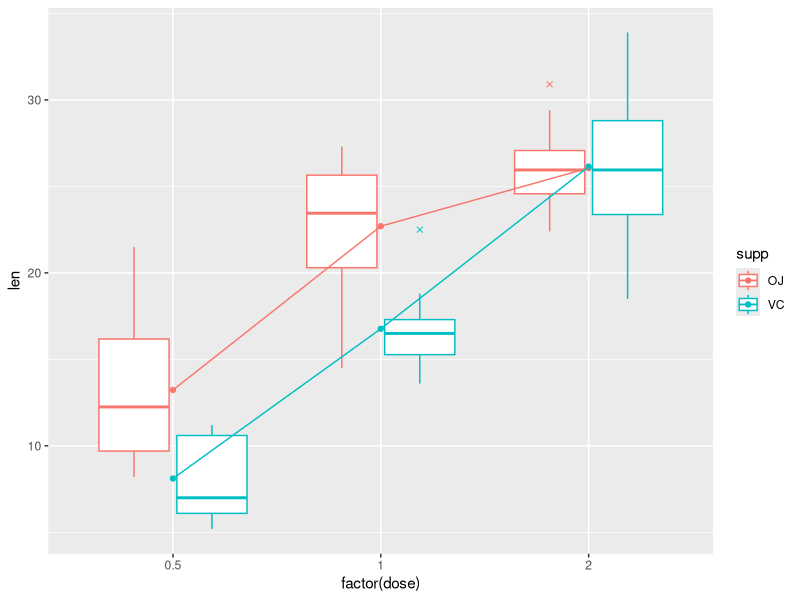

The R source for this figure: (Note: this script raises an error after producing the figure.)
## ---- chunk 1
knitr::opts_chunk$set(fig.path="fig/doby-", tidy=FALSE,
                      cache=!TRUE,
                      fig.width=5, fig.height=2.5, size="small", out.extra='keepaspectratio')
options("show.signif.stars"=FALSE)
options("digits"=4)
suppressPackageStartupMessages({
library(ggplot2)
library(doBy)
library(Matrix)
library(lme4)
library(magrittr)
library(tidyverse);
library(broom)
})
## ---- chunk 2
data(CO2)
CO2 <- within(CO2, {
    Treat = Treatment; Treatment = NULL
    levels(Treat) = c("nchil", "chil"); levels(Type) = c("Que", "Mis")
})
CO2 <- subset(CO2, Plant %in% c("Qn1", "Qc1", "Mn1", "Mc1"))
dim(CO2)
head(CO2, 4)
## ---- chunk 3
myfun1 <- function(x){c(m=mean(x), s=sd(x))}
summaryBy(cbind(conc, uptake, lu=log(uptake)) ~ Plant, data=CO2, FUN=myfun1)
## ---- chunk 4
summaryBy(. ~ ., data=CO2, FUN=myfun1)
summaryBy(. ~ 1, data=CO2, FUN=myfun1)
## ---- chunk 5
x1 <- orderBy(~ conc - uptake, data=CO2)
head(x1)
## ---- chunk 6
x1 <- splitBy(~ Plant + Type, data=CO2)
x1
## ---- chunk 7
lapply(x1, head, 2)
## ---- chunk 8
x2 <- subsetBy(~ Treat, subset=uptake > quantile(uptake, prob=0.75), data=CO2)
head(x2, 4)
## ---- chunk 9
x3 <- transformBy(~ Treat, data=CO2, 
                 minU=min(uptake), maxU=max(uptake),
                 range=diff(range(uptake)))
head(x3, 4)
## ---- chunk 10
m <- lmBy(uptake ~ conc | Treat, data=CO2)
coef(m)
## ---- chunk 11
lapply(m, function(z) coef(summary(z)))
## ---- chunk 12
data("ToothGrowth")
ToothGrowth <- transform(ToothGrowth, dose = factor(dose))
ToothGrowth <- ToothGrowth[-(1:3), ]
head(ToothGrowth, 4)
## ---- chunk 13
toothInt <- summaryBy(len ~ dose + supp, data=ToothGrowth)
ggplot(ToothGrowth, aes(x = factor(dose), y = len, colour = supp)) +
    geom_boxplot(outlier.shape = 4) +
    geom_point(data = toothInt, aes(y = len.mean)) +
    geom_line(data = toothInt, aes(y = len.mean, group = supp))
## ---- chunk 14
tooth1 <- lm(len ~ dose + supp, data=ToothGrowth)
tooth2 <- lm(len ~ dose * supp, data=ToothGrowth)
anova(tooth1, tooth2)
## ---- chunk 15
L <- matrix(c(1, 0, 0, 0, 
              1, 1, 0, 0,
              1, 0, 1, 0), nrow=3, byrow=T)
## ---- chunk 16
c1 <- linest(tooth1, L)
coef(c1)
confint(c1)
## ---- chunk 17
c1 <- esticon(tooth1, L)
c1
## ---- chunk 18
tooth0 <- update(tooth1, . ~ . - supp)
L0 <- LE_matrix(tooth0, effect="dose")
L0
linest(tooth0, L=L0)
## ---- chunk 19
L1 <- matrix(c(1, 0, 0, 0.5, 
               1, 1, 0, 0.5,
               1, 0, 1, 0.5), nrow=3, byrow=T)
linest(tooth1, L=L1)
## ---- chunk 20
L1 <- LE_matrix(tooth1, effect="dose")
L1
## ---- chunk 21
LSmeans(tooth1, effect="dose")
## ---- chunk 22
LSmeans(tooth2, effect="dose")
## ---- chunk 23
L <- LE_matrix(tooth2, effect="dose")
L
## ---- chunk 24
co2.lm1 <- lm(uptake ~ conc + Type + Treat, data=CO2)
lsm1 <- LSmeans(co2.lm1, effect="Treat")
lsm1
lsm1$L
## ---- chunk 25
co2.lm2 <- lm(uptake ~ conc + I(conc^2) + log(conc) + Type + Treat, data=CO2)
lsm2 <- LSmeans(co2.lm2, effect="Treat")
lsm2
lsm2$L
## ---- chunk 26
c(mean(CO2$conc)^2, mean(CO2$conc^2))
c(log(mean(CO2$conc)), mean(log(CO2$conc)))
## ---- chunk 27
co2.lm3 <- lm(uptake ~ conc + conc2 + log.conc + Type + Treat, 
              data=transform(CO2, conc2=conc^2, log.conc=log(conc)))
lsm3 <- LSmeans(co2.lm3, effect="Treat")
lsm3
lsm3$L
## ---- chunk 28
lsm4 <- LSmeans(co2.lm3, effect="Treat", at=list(conc=700, conc2=700^2, log.conc=log(700)))
lsm4
lsm4$L
## ---- chunk 29
library(lme4)
tooth.mix <- lmer(len ~ dose + (1|supp), data=ToothGrowth)
LSmeans(tooth.mix, effect="dose")
## ---- chunk 30
tooth.gam <- glm(len ~ dose + supp, family=Gamma("identity"), data=ToothGrowth)
LSmeans(tooth.gam, effect="dose")
## ---- chunk 31
library(geepack)
tooth.gee <- geeglm(len ~ dose, id=supp, family=Gamma("identity"), data=ToothGrowth)
LSmeans(tooth.gee, effect="dose")
